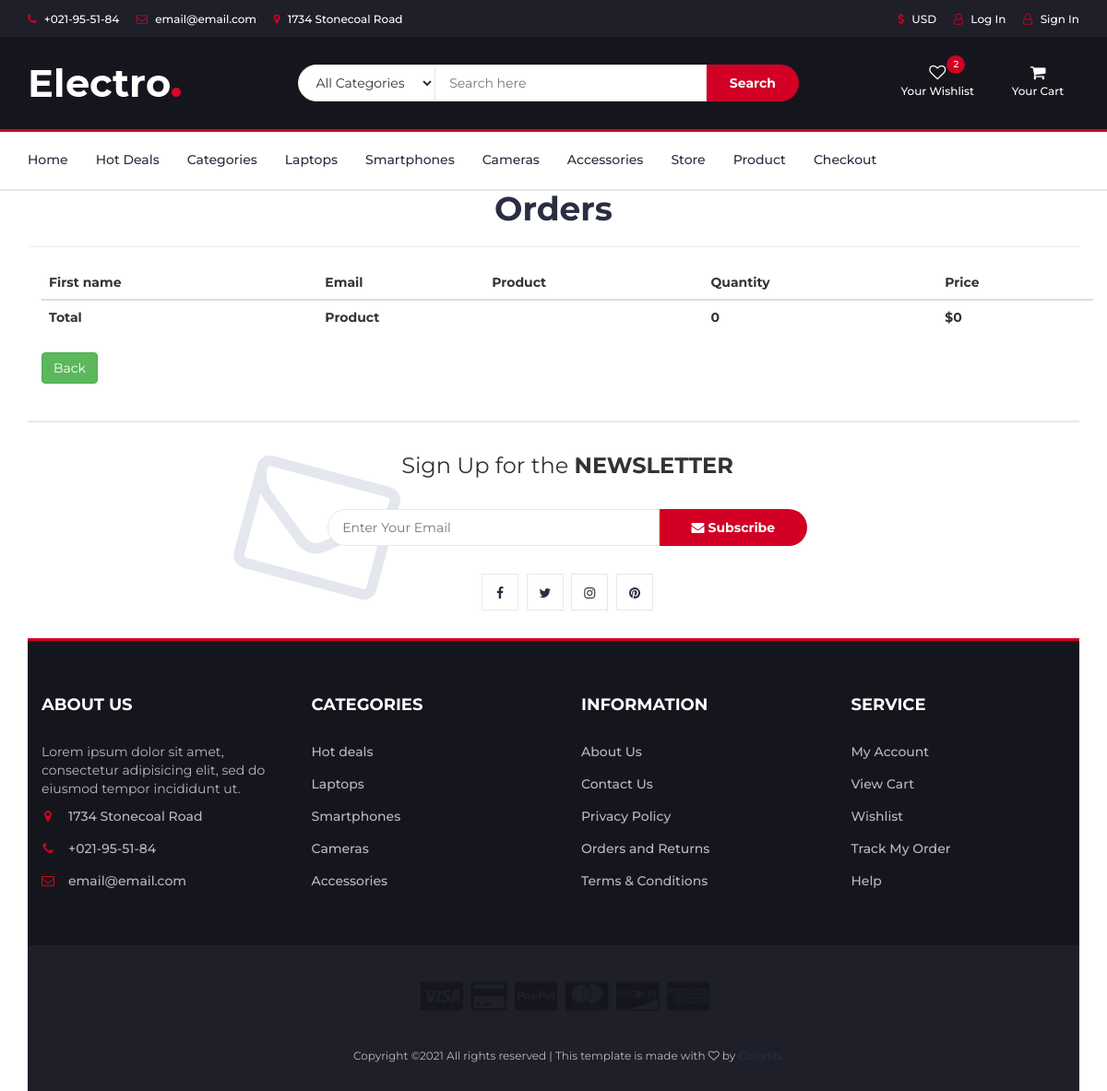
The app's page /orders/detail/2/, older data.
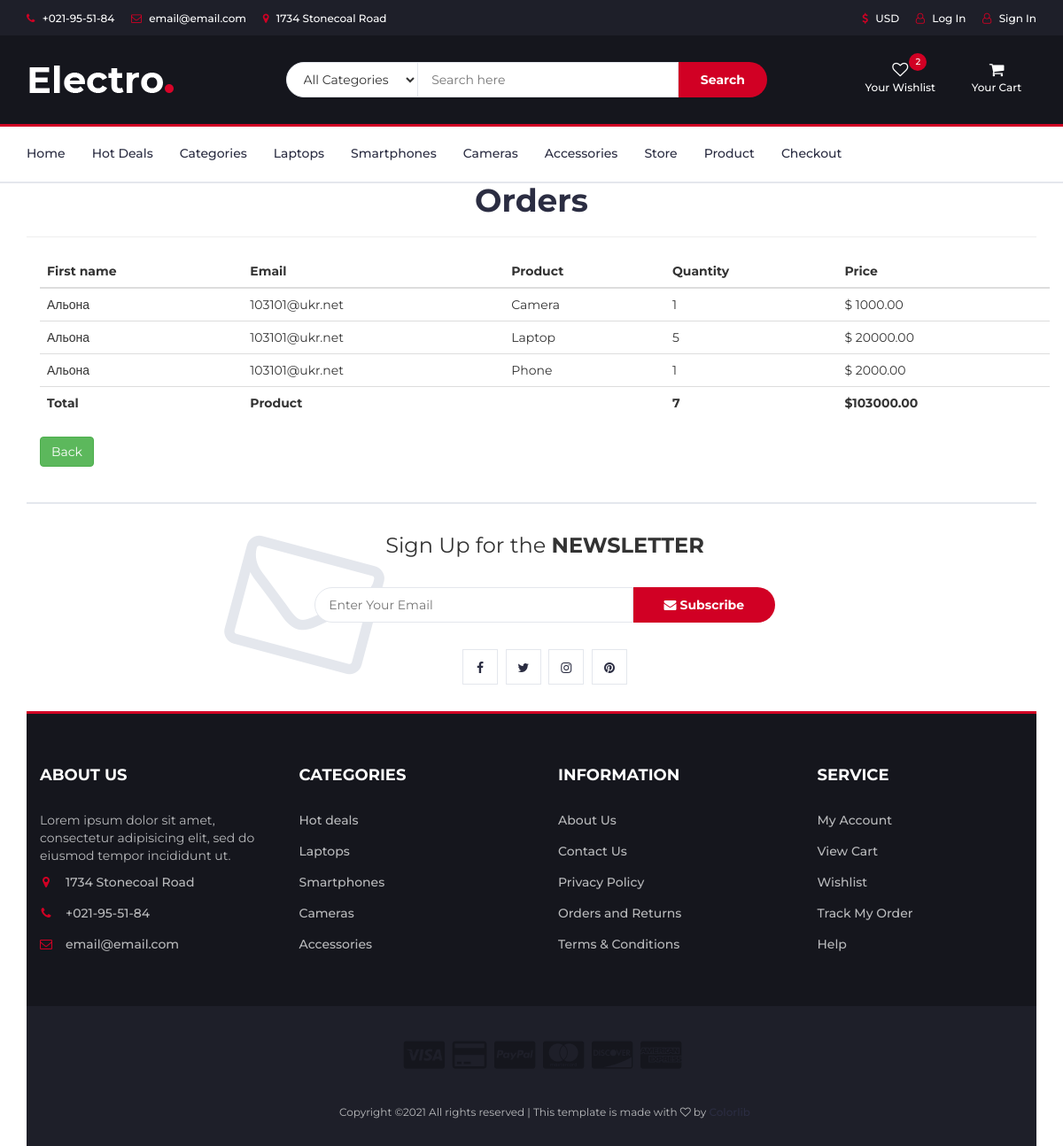
The same page, newer data.
### orders/models.py (models this page shows, shortened)
class OrderItem(models.Model):
    username = models.ForeignKey(
        User,  null=True, blank=True, on_delete=models.SET_NULL)
    order = models.ForeignKey(
        Order, related_name='products', null=True, on_delete=models.SET_NULL)
    product = models.ForeignKey(
        Product, related_name='products', null=True, on_delete=models.SET_NULL)
    price = models.DecimalField(max_digits=10, decimal_places=2)
    quantity = models.PositiveIntegerField(default=1)

class Order(models.Model):
    username = models.ForeignKey(User,  null=True, blank=True, on_delete=models.SET_NULL)
    first_name = models.CharField(max_length=50)
    last_name = models.CharField(max_length=50)
    email = models.EmailField()
    address = models.CharField(max_length=250)
    postal_code = models.CharField(max_length=20)
    city = models.CharField(max_length=100)
    created = models.DateTimeField(auto_now_add=True)
    updated = models.DateTimeField(auto_now=True)
    paid = models.BooleanField(default=False)
    class Meta:
        ordering = ('-created',)
        verbose_name = 'Order'
        verbose_name_plural = 'Orders'

### shop/models.py (models this page shows, shortened)
class Product(models.Model):
    category = models.ForeignKey(
        Category, related_name='products', null=True, on_delete=models.SET_NULL)
    brand = models.ForeignKey(
        Brand, related_name='products', null=True, on_delete=models.SET_NULL)
    name = models.CharField(max_length=200, db_index=True)
    slug = models.SlugField(max_length=200, db_index=True, unique=True)
    main_photo = models.ImageField(
        upload_to='products/%Y/%m/%d', blank=True, verbose_name='URL')
    photo_1 = models.ImageField(upload_to='products/%Y/%m/%d', blank=True)
    photo_2 = models.ImageField(upload_to='products/%Y/%m/%d', blank=True)
    photo_3 = models.ImageField(upload_to='products/%Y/%m/%d', blank=True)
    description = models.TextField()
    details = models.TextField()
    price = models.DecimalField(max_digits=10, decimal_places=2)
    old_price = models.DecimalField(
        max_digits=10, decimal_places=2, null=True, blank=True)
    stock = models.PositiveIntegerField()
    available = models.BooleanField(default=True)
    rait = models.PositiveIntegerField(default=0)
    created = models.DateTimeField(auto_now_add=True)
    updated = models.DateTimeField(auto_now=True)
    class Meta:
        ordering = ('name',)
        index_together = (('id', 'slug'),)

### orders/views.py (the view)
# urls.py: path('detail/<int:pk>/', views.detail, name='detail'),
def detail(request, pk):
    orderItems = OrderItem.objects.filter(order_id=pk)
    subtotal = 0
    countOrder = 0
    if orderItems:
        for item in orderItems:
            countOrder += item.quantity
            subtotal += item.quantity*item.price
    return render(request, 'order/detail.html', {'orderItems': orderItems, 'pk': pk, 'cart': cart(request), 'subtotal': subtotal, 'countOrder': countOrder, 'count': count(request)})

### orders/templates/order/detail.html (shortened to what this page needs)
{% extends '../base.html' %}
{% load static %}
{% load home_extras %}
{% block content %}
<div class=" container">
    <h1 class="text-center">Orders</h1>
     <hr>
<div id="cart" class="container">
    <table class="cart table  table-hover">
        <thead >
            <tr>
            <th>First name</th>
            <th>Email</th>
            <th>Product</th>
            <th>Quantity</th>
            <th>Price</th>
            </tr>
        </thead>
       <tbody>
           {% for orderItem in orderItems %}
            <tr>
                <td>{{orderItem.order.first_name}}</td>
                <td>{{orderItem.order.email}}</td>
                <td>{{orderItem.product.name}}</td>
                <td>{{orderItem.quantity}}</td>
                <td>$ {{orderItem.price}}</td>
            </tr>
            {% endfor %}
       </tbody>
       <tfoot>
        <tr>
            <th>Total</th>
            <th colspan=2>Product</th>
            <th>{{ countOrder }}</th>
            <th>${{ subtotal }}</th>
            </tr>
    </tfoot>
    </table>
    <p>
        <a href="{% url 'orders:orders' %} " class='btn btn-success'>Back</a>
    </p>
</div>
{% endblock %}

### templates/base.html (shortened to what this page needs)
{% load static %}
<!DOCTYPE html>
<html lang="en">
	<head>
		<link  rel="stylesheet" href="{% static 'css/bootstrap.min.css' %}"/>
		<link  rel="stylesheet" href="{% static 'css/slick.css' %}"/>
		<link  rel="stylesheet" href="{% static 'css/slick-theme.css' %}"/>
		<link  rel="stylesheet" href="{% static 'css/nouislider.min.css' %}"/>
		<link rel="stylesheet" href="{% static 'css/font-awesome.min.css' %}">
		<link rel="stylesheet" href="{% static 'css/style.css' %}"/>
    </head>
	<body>
		{% include './layouts/header.html' %}
		{% include './layouts/navigation.html' %}
		{% block content %}{% endblock %}
		{% include './layouts/newsletter.html' %}
		{% include './layouts/footer.html' %}
	</body>
</html>

### templates/layouts/header.html (shortened to what this page needs)
{% load static %}
{% load home_extras %}
<header>
    <div id="top-header">
        <div class="container">
            <ul class="header-links pull-left">
                <li><a href="tel:+021-95-51-84"><i class="fa fa-phone"></i> +021-95-51-84</a></li>
                <li><a href="mailto:email@email.com"><i class="fa fa-envelope-o"></i> email@email.com</a></li>
                <li><a href="https://goo.gl/maps/8hENrKFg6TtzMzkR8"><i class="fa fa-map-marker"></i> 1734 Stonecoal Road</a></li>
            </ul>
            <ul class="header-links pull-right">
                <li><a href="#"><i class="fa fa-dollar"></i> USD</a></li>
                {% if not user.get_username %}
                <li><a href="{% url 'authenticate:login' %}"><i class="fa fa-user-o"></i> Log In</a></li>
                <li><a href="{% url 'authenticate:signin' %}"><i class="fa fa-user-o"></i> Sign In</a></li>
                {% else %}
                <li><a href="{% url 'orders:orders' %}"><i class="fa fa-user-o"></i> {{user.get_username}}</a></li>
                <li><a href="{% url 'authenticate:logout' %}"> Log Out</a></li>
                {% endif %}
            </ul>
        </div>
    </div>
    <div id="header">
        <div class="container">
            <div class="row">
                <div class="col-md-3">
                    <div class="header-logo">
                        <a href="{% url 'shop:home' %}" class="logo">
                            <img src="{% static './img/logo.png' %}" alt="">
                        </a>
                    </div>
                </div>
                <div class="col-md-6">
                    <div class="header-search">
                        <form>
                            <select class="input-select">
                                <option value="0">All Categories</option>
                            </select>
                            <input class="input" placeholder="Search here">
                            <button class="search-btn">Search</button>
                        </form>
                    </div>
                </div>
                <div class="col-md-3 clearfix">
                    <div class="header-ctn">
                        <div>
                            <a href="#">
                                <i class="fa fa-heart-o"></i>
                                <span>Your Wishlist</span>
                                <div class="qty">2</div>
                            </a>
                        </div>
                        {% if request.get_full_path == "/cart/" %}
                        <div class="dropdown">
                            <a class="dropdown-toggle" data-toggle="dropdown" aria-expanded="true">
                                <i class="fa fa-shopping-cart"></i>
                                <span>Your Cart</span>
                                {% if count %}
                                <div class="qty">{{count}}</div>
                                {% endif %}
                            </a>
                            <div class="cart-dropdown">
                                <div class="cart-list">
                                    {% for item in cart %}
                                    {% with product=item.product  %}
                                    <div class="product-widget">
                                        <div class="product-img">
                                            <img src="{% if product.main_photo %}{{product.main_photo.url}}{% else %} {% static 'img/placeholder-image.png' %} {% endif %}" alt="{{product.name}}">
                                        </div>
                                        <div class="product-body">
                                            <h3 class="product-name"><a href="{% url 'shop:product' product_slug=product.slug %}">{{product.name}}</a></h3>
                                            <h4 class="product-price"><span class="qty">{{ item.quantity }}x</span>{{item.price}}</h4>
                                        </div>
                                        <a href="{% url 'cart:cart_remove' product_id=product.id %} " class="delete"><i class="fa fa-close"></i></a>
                                    </div>
                                    {% endwith %}
                                    {% endfor %}
                               </div>
                                <div class="cart-summary">
                                    <small>{{count}} Item(s) selected</small>
                                    <h5>SUBTOTAL: ${{cart.get_total_price}}</h5>
                                </div>
                                <div class="cart-btns">
                                    <a href="{% url 'cart:cart_detail' %}">View Cart</a>
                                    <a href="{% url 'orders:checkout' %}">Checkout  <i class="fa fa-arrow-circle-right"></i></a>
                                </div>
                            </div>
                        </div>
                        {% else %}
                        <div class="dropdown">
                            <a class="dropdown-toggle" data-toggle="dropdown" aria-expanded="true">
                                <i class="fa fa-shopping-cart"></i>
                                <span>Your Cart</span>
                            </a>
                        </div>
                        {% endif %}
                    </div>
                </div>
            </div>
        </div>
    </div>
</header>

### templates/layouts/navigation.html
{% load static %}
<nav id="navigation">
    <div class="container">
        <div id="responsive-nav">
            <ul class="main-nav nav navbar-nav">
                <li class=""><a href="{% url 'shop:home' %}">Home</a></li>
                <li><a href="#">Hot Deals</a></li>
                <li><a href="#">Categories</a></li>
                <li><a href="#">Laptops</a></li>
                <li><a href="#">Smartphones</a></li>
                <li><a href="#">Cameras</a></li>
                <li><a href="#">Accessories</a></li>
                <li><a href="{% url 'shop:store' %}">Store</a></li>
                <li><a href="{% url 'shop:product' product_slug='phone' %}">Product</a></li>
                <li><a href="{% url 'orders:checkout' %}">Checkout</a></li>
            </ul>
        </div>
    </div>
</nav>

### templates/layouts/newsletter.html
{% load static %}
<div id="newsletter" class="section">
    <div class="container">
        <div class="row">
            <div class="col-md-12">
                <div class="newsletter">
                    <p>Sign Up for the <strong>NEWSLETTER</strong></p>
                    <form>
                        <input class="input" type="email" placeholder="Enter Your Email">
                        <button class="newsletter-btn"><i class="fa fa-envelope"></i> Subscribe</button>
                    </form>
                    <ul class="newsletter-follow">
                        <li>
                            <a href="#"><i class="fa fa-facebook"></i></a>
                        </li>
                        <li>
                            <a href="#"><i class="fa fa-twitter"></i></a>
                        </li>
                        <li>
                            <a href="#"><i class="fa fa-instagram"></i></a>
                        </li>
                        <li>
                            <a href="#"><i class="fa fa-pinterest"></i></a>
                        </li>
                    </ul>
                </div>
            </div>
        </div>
    </div>
</div>

### templates/layouts/footer.html (shortened to what this page needs)
<footer id="footer">
    <div class="section">
        <div class="container">
            <div class="row">
                <div class="col-md-3 col-xs-6">
                    <div class="footer">
                        <h3 class="footer-title">About Us</h3>
                        <p>Lorem ipsum dolor sit amet, consectetur adipisicing elit, sed do eiusmod tempor incididunt ut.</p>
                        <ul class="footer-links">
                            <li><a href="https://goo.gl/maps/8hENrKFg6TtzMzkR8"><i class="fa fa-map-marker"></i>1734 Stonecoal Road</a></li>
                            <li><a href="tel:+021-95-51-84"><i class="fa fa-phone"></i>+021-95-51-84</a></li>
                            <li><a href="mailto:email@email.com"><i class="fa fa-envelope-o"></i>email@email.com</a></li>
                        </ul>
                    </div>
                </div>
                <div class="col-md-3 col-xs-6">
                    <div class="footer">
                        <h3 class="footer-title">Categories</h3>
                        <ul class="footer-links">
                            <li><a href="#">Hot deals</a></li>
                            <li><a href="#">Laptops</a></li>
                            <li><a href="#">Smartphones</a></li>
                            <li><a href="#">Cameras</a></li>
                            <li><a href="#">Accessories</a></li>
                        </ul>
                    </div>
                </div>
                <div class="col-md-3 col-xs-6">
                    <div class="footer">
                        <h3 class="footer-title">Information</h3>
                        <ul class="footer-links">
                            <li><a href="#">About Us</a></li>
                            <li><a href="#">Contact Us</a></li>
                            <li><a href="#">Privacy Policy</a></li>
                            <li><a href="#">Orders and Returns</a></li>
                            <li><a href="#">Terms & Conditions</a></li>
                        </ul>
                    </div>
                </div>
                <div class="col-md-3 col-xs-6">
                    <div class="footer">
                        <h3 class="footer-title">Service</h3>
                        <ul class="footer-links">
                            <li><a href="#">My Account</a></li>
                            <li><a href="#">View Cart</a></li>
                            <li><a href="#">Wishlist</a></li>
                            <li><a href="#">Track My Order</a></li>
                            <li><a href="#">Help</a></li>
                        </ul>
                    </div>
                </div>
            </div>
        </div>
    </div>
    <div id="bottom-footer" class="section">
        <div class="container">
            <div class="row">
                <div class="col-md-12 text-center">
                    <ul class="footer-payments">
                        <li><a href="#"><i class="fa fa-cc-visa"></i></a></li>
                        <li><a href="#"><i class="fa fa-credit-card"></i></a></li>
                        <li><a href="#"><i class="fa fa-cc-paypal"></i></a></li>
                        <li><a href="#"><i class="fa fa-cc-mastercard"></i></a></li>
                        <li><a href="#"><i class="fa fa-cc-discover"></i></a></li>
                        <li><a href="#"><i class="fa fa-cc-amex"></i></a></li>
                    </ul>
                    <span class="copyright">
                        Copyright &copy;<script>document.write(new Date().getFullYear());</script> All rights reserved | This template is made with <i class="fa fa-heart-o" aria-hidden="true"></i> by <a href="https://colorlib.com" target="_blank">Colorlib</a>
                    </span>
                </div>
            </div>
        </div>
    </div>
</footer>

Row changes from the older to the newer data that the page shows:
added OrderItem: order.first_name "Альона", order.email "103101@ukr.net", product.name "Camera", quantity "1", price "1000.00"
added OrderItem: order.first_name "Альона", order.email "103101@ukr.net", product.name "Laptop", quantity "5", price "20000.00"
added OrderItem: order.first_name "Альона", order.email "103101@ukr.net", product.name "Phone", quantity "1", price "2000.00"
Text that changed along with them:
{{ countOrder }}: "0" → "7"
{{ subtotal }}: "0" → "103000.00"
